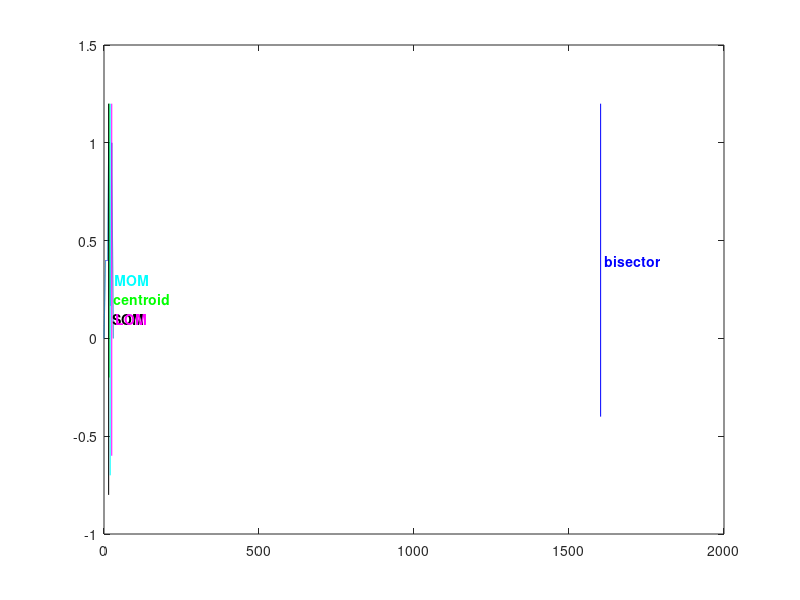

The MATLAB script that drew this image: (Note: this script raises an error after producing the figure.)
clc
close all
x_sampling= 100; % sampling frequency
x = 0:1/x_sampling:30;

mf1 = trapmf(x,[0 5 15 25]);
mf2 = trimf(x,[10 15 20]);
mf3 = trimf(x,[20 25 30]);
mf = max(0.4*mf1,max(mf2,mf3));
figure('Name','fuzzy sets','NumberTitle','off')
plot(x,mf)
%axis([0 30 0 1])
% defuzzification using 'centroid' 
% using defuzz to find positioned at associated variable value x (x1)
x1 = defuzz(x,mf,'centroid');
h1 = line([x1 x1],[-0.2 1.2],'Color','g');
t1 = text(x1,0.2,' centroid','Color','green','FontWeight','bold');

x2 = defuzz(x,mf,'bisector');
h2 = line([x2 x2],[-0.4 1.2],'Color','b');
t2 = text(x2,0.4,' bisector','Color','b','FontWeight','bold');

x3 = defuzz(x,mf,'mom');
x4 = defuzz(x,mf,'som');
x5 = defuzz(x,mf,'lom');
h3 = line([x3 x3],[-0.7 1.2],'Color','c');
t3 = text(x3,0.3,' MOM','Color','c','FontWeight','bold');
h4 = line([x4 x4],[-0.8 1.2],'Color','k');
t4 = text(x4,0.1,' SOM','Color','k','FontWeight','bold');
h5 = line([x5 x5],[-0.6 1.2],'Color','m');
t5 = text(x5,0.1,' LOM','Color','m','FontWeight','bold');
pass_fuzzy_to_crisp_set(x,mf,x1,x_sampling);